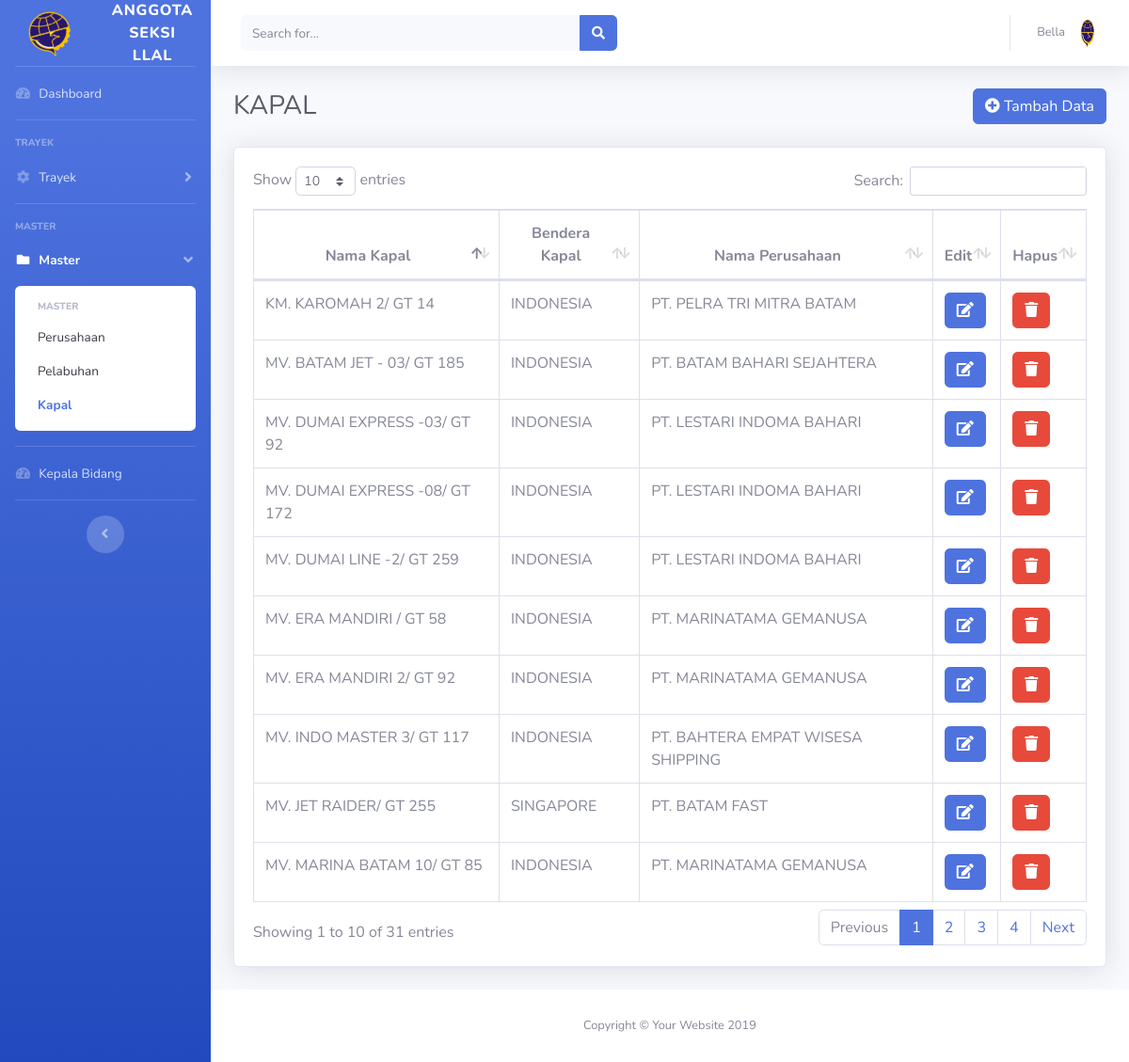
The page /web/anggota/kapal.php (signed in) on the database its author committed.
### tables this page shows
CREATE TABLE `user_anggota` (
  `id_anggota` varchar(10) NOT NULL,
  `nama` varchar(32) NOT NULL,
  `pass` varchar(15) NOT NULL
);

CREATE TABLE `data_kapal` (
  `id_kapal` int(5) NOT NULL,
  `namakapal` varchar(35) NOT NULL,
  `bendera` varchar(30) NOT NULL,
  `namaperusahaan` varchar(40) NOT NULL,
  `kapasitas` varchar(5) NOT NULL,
  `tahun` varchar(5) NOT NULL,
  `bahan` enum('Fibreglass','Aluminium','Baja/Besi','') NOT NULL
);

### web/anggota/kapal.php (the view, shortened to what this page needs)
<?php session_start();
include '../../dbconfig.php';
$result = mysqli_query($connect,"SELECT * FROM data_kapal ORDER BY id_kapal DESC");
	$id = $_SESSION['id_anggota'];
	$data_anggota = mysqli_fetch_array(mysqli_query($connect, "SELECT * FROM user_anggota WHERE id_anggota='$id'"));
?>
<!DOCTYPE html>
<html lang="en">
<head>
  <link href="vendor/fontawesome-free/css/all.min.css" rel="stylesheet" type="text/css">
  <link href="css/sb-admin-2.min.css" rel="stylesheet">
  <link href="vendor/datatables/dataTables.bootstrap4.min.css" rel="stylesheet">
</head>
<body id="page-top">
  <div id="wrapper">
    <ul class="navbar-nav bg-gradient-primary sidebar sidebar-dark accordion" id="accordionSidebar">
      <a class="sidebar-brand d-flex align-items-center justify-content-center" href="index.php">
        <div class="sidebar-brand-icon rotate-n-15">
          <img width='100' height='50' src='img/wo1.png'>
        </div>
        <div class="sidebar-brand-text mx-3">ANGGOTA SEKSI LLAL</div>
      </a>
      <hr class="sidebar-divider my-0">
      <li class="nav-item">
        <a class="nav-link" href="index.php">
          <i class="fas fa-fw fa-tachometer-alt"></i>
          <span>Dashboard</span></a>
      </li>
      <hr class="sidebar-divider">
      <div class="sidebar-heading">
        TRAYEK
      </div>
	   <li class="nav-item">
        <a class="nav-link collapsed" href="#" data-toggle="collapse" data-target="#collapseTwo" aria-expanded="true" aria-controls="collapseTwo">
          <i class="fas fa-fw fa-cog"></i>
          <span>Trayek</span>
        </a>
      </li>
      <hr class="sidebar-divider">
      <div class="sidebar-heading">
        MASTER
      </div>
	  <li class="nav-item active">
        <a class="nav-link" href="#" data-toggle="collapse" data-target="#collapsePages" aria-expanded="true" aria-controls="collapsePages">
          <i class="fas fa-fw fa-folder"></i>
          <span>Master</span>
        </a>
        <div id="collapsePages" class="collapse show" aria-labelledby="headingPages" data-parent="#accordionSidebar">
          <div class="bg-white py-2 collapse-inner rounded">
            <h6 class="collapse-header">Master</h6>
            <a class="collapse-item" href="perusahaan.php">Perusahaan</a>
            <a class="collapse-item" href="pelabuhan.php">Pelabuhan</a>
			<a class="collapse-item active" href="kapal.php">Kapal</a>
          </div>
        </div>
      </li>
	  <hr class="sidebar-divider my-0">
      <li class="nav-item">
        <a class="nav-link" href="kabid.php">
          <i class="fas fa-fw fa-tachometer-alt"></i>
          <span>Kepala Bidang</span></a>
      </li>
      <hr class="sidebar-divider d-none d-md-block">
      <div class="text-center d-none d-md-inline">
        <button class="rounded-circle border-0" id="sidebarToggle"></button>
      </div>
    </ul>
    <div id="content-wrapper" class="d-flex flex-column">
      <div id="content">
        <nav class="navbar navbar-expand navbar-light bg-white topbar mb-4 static-top shadow">
          <form class="d-none d-sm-inline-block form-inline mr-auto ml-md-3 my-2 my-md-0 mw-100 navbar-search">
            <div class="input-group">
              <input type="text" class="form-control bg-light border-0 small" placeholder="Search for..." aria-label="Search" aria-describedby="basic-addon2">
              <div class="input-group-append">
                <button class="btn btn-primary" type="button">
                  <i class="fas fa-search fa-sm"></i>
                </button>
              </div>
            </div>
          </form>
          <ul class="navbar-nav ml-auto">
            <li class="nav-item dropdown no-arrow">
              <a class="nav-link dropdown-toggle" href="#" id="userDropdown" role="button" data-toggle="dropdown" aria-haspopup="true" aria-expanded="false">
                <span class="mr-2 d-none d-lg-inline text-gray-600 small"><?php echo $data_anggota['nama']; ?></span>
                <img class="img-profile rounded-circle" src="img/wo1.png">
              </a>
            </li>
          </ul>
        </nav>
        <div class="container-fluid">
		  <div class="d-sm-flex align-items-center justify-content-between mb-4">
            <h1 class="h3 mb-0 text-gray-800">KAPAL</h1>
			<div style="float:right">
			<a href="tambah_kapal.php" type="button" class="btn btn-primary tombol"><span class="fa fa-plus-circle"></span> Tambah Data</a>
			</div>
          </div>
			<div class="card shadow mb-4">
            <div class="card-body">
              <div class="table-responsive">
                <table class="table table-bordered" id="dataTable" width="100%" cellspacing="0">
                  <thead>
					<tr>
                      <th><center>Nama Kapal</center></th>
					  <th><center>Bendera Kapal</center></th>
					  <th><center>Nama Perusahaan</center></th>
					  <th><center>Edit</center></th>
					  <th><center>Hapus</center></th>
                    </tr>
                  </thead>
				  <?php
				  while($user_data = mysqli_fetch_array($result)) {
					  echo "<tr>";
					  echo "<td>".$user_data['namakapal']."</td>";
					  echo "<td>".$user_data['bendera']."</td>";
					  echo "<td>".$user_data['namaperusahaan']."</td>";
					  echo "<td><a href='editkapal.php?id_kapal=$user_data[id_kapal]'' class='btn btn-primary tombol'><span class='fa fa-edit'></a>";
					  echo "<td><a href='hapus_kapal.php?id_kapal=$user_data[id_kapal]' class='btn btn-danger' onclick='return confirm_delete()'><span class='fa fa-trash'></a>";
					  }?>
                </table>
                </div>
            </div>
        </div>
      </div>
      <footer class="sticky-footer bg-white">
        <div class="container my-auto">
          <div class="copyright text-center my-auto">
            <span>Copyright &copy; Your Website 2019</span>
          </div>
        </div>
      </footer>
    </div>
  </div>
</body>
</html>

### rows shown on the page
user_anggota: nama "Bella"
data_kapal: namakapal "MV. INDO MASTER 3/ GT 117", bendera "INDONESIA", namaperusahaan "PT. BAHTERA EMPAT WISESA SHIPPING"
data_kapal: namakapal "KM. KAROMAH 2/ GT 14", bendera "INDONESIA", namaperusahaan "PT. PELRA TRI MITRA BATAM"
data_kapal: namakapal "MV. DUMAI LINE -2/ GT 259", bendera "INDONESIA", namaperusahaan "PT. LESTARI INDOMA BAHARI"
data_kapal: namakapal "MV. JET RAIDER/ GT 255", bendera "SINGAPORE", namaperusahaan "PT. BATAM FAST"
data_kapal: namakapal "MV. ERA MANDIRI 2/ GT 92", bendera "INDONESIA", namaperusahaan "PT. MARINATAMA GEMANUSA"
data_kapal: namakapal "MV. ERA MANDIRI / GT 58", bendera "INDONESIA", namaperusahaan "PT. MARINATAMA GEMANUSA"
data_kapal: namakapal "MV. BATAM JET - 03/ GT 185", bendera "INDONESIA", namaperusahaan "PT. BATAM BAHARI SEJAHTERA"
data_kapal: namakapal "MV. DUMAI EXPRESS -08/ GT 172", bendera "INDONESIA", namaperusahaan "PT. LESTARI INDOMA BAHARI"
data_kapal: namakapal "MV. DUMAI EXPRESS -03/ GT 92", bendera "INDONESIA", namaperusahaan "PT. LESTARI INDOMA BAHARI"
data_kapal: namakapal "MV. MARINA BATAM 10/ GT 85", bendera "INDONESIA", namaperusahaan "PT. MARINATAMA GEMANUSA"
